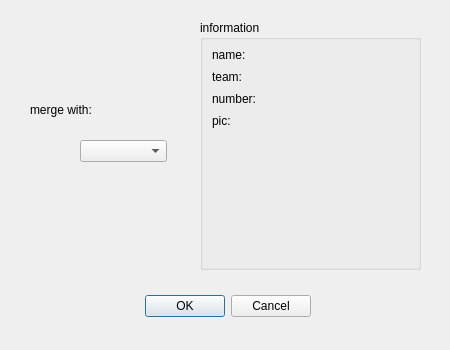
<?xml version="1.0" encoding="UTF-8"?>
<ui version="4.0">
 <class>MergeDialog</class>
 <widget class="QDialog" name="MergeDialog">
  <property name="geometry">
   <rect>
    <x>0</x>
    <y>0</y>
    <width>450</width>
    <height>350</height>
   </rect>
  </property>
  <property name="windowTitle">
   <string>Dialog</string>
  </property>
  <widget class="QDialogButtonBox" name="buttonBox">
   <property name="geometry">
    <rect>
     <x>110</x>
     <y>290</y>
     <width>201</width>
     <height>32</height>
    </rect>
   </property>
   <property name="orientation">
    <enum>Qt::Horizontal</enum>
   </property>
   <property name="standardButtons">
    <set>QDialogButtonBox::Cancel|QDialogButtonBox::Ok</set>
   </property>
  </widget>
  <widget class="QLabel" name="label">
   <property name="geometry">
    <rect>
     <x>30</x>
     <y>100</y>
     <width>91</width>
     <height>20</height>
    </rect>
   </property>
   <property name="text">
    <string>merge with:</string>
   </property>
  </widget>
  <widget class="QComboBox" name="comboBox">
   <property name="geometry">
    <rect>
     <x>80</x>
     <y>140</y>
     <width>87</width>
     <height>22</height>
    </rect>
   </property>
  </widget>
  <widget class="QGroupBox" name="groupBox">
   <property name="geometry">
    <rect>
     <x>200</x>
     <y>20</y>
     <width>221</width>
     <height>250</height>
    </rect>
   </property>
   <property name="sizePolicy">
    <sizepolicy hsizetype="Fixed" vsizetype="Fixed">
     <horstretch>0</horstretch>
     <verstretch>0</verstretch>
    </sizepolicy>
   </property>
   <property name="title">
    <string>information</string>
   </property>
   <widget class="QLabel" name="label_2">
    <property name="geometry">
     <rect>
      <x>12</x>
      <y>27</y>
      <width>40</width>
      <height>16</height>
     </rect>
    </property>
    <property name="text">
     <string>name:</string>
    </property>
   </widget>
   <widget class="QLabel" name="label_4">
    <property name="geometry">
     <rect>
      <x>12</x>
      <y>49</y>
      <width>40</width>
      <height>16</height>
     </rect>
    </property>
    <property name="text">
     <string>team:</string>
    </property>
   </widget>
   <widget class="QLabel" name="label_name">
    <property name="geometry">
     <rect>
      <x>75</x>
      <y>27</y>
      <width>164</width>
      <height>16</height>
     </rect>
    </property>
    <property name="text">
     <string/>
    </property>
   </widget>
   <widget class="QLabel" name="label_team">
    <property name="geometry">
     <rect>
      <x>75</x>
      <y>49</y>
      <width>164</width>
      <height>16</height>
     </rect>
    </property>
    <property name="text">
     <string/>
    </property>
   </widget>
   <widget class="QLabel" name="label_6">
    <property name="geometry">
     <rect>
      <x>12</x>
      <y>71</y>
      <width>56</width>
      <height>16</height>
     </rect>
    </property>
    <property name="text">
     <string>number:</string>
    </property>
   </widget>
   <widget class="QLabel" name="label_number">
    <property name="geometry">
     <rect>
      <x>75</x>
      <y>71</y>
      <width>164</width>
      <height>16</height>
     </rect>
    </property>
    <property name="text">
     <string/>
    </property>
   </widget>
   <widget class="QLabel" name="label_picture">
    <property name="geometry">
     <rect>
      <x>50</x>
      <y>93</y>
      <width>150</width>
      <height>300</height>
     </rect>
    </property>
    <property name="text">
     <string/>
    </property>
   </widget>
   <widget class="QLabel" name="label_9">
    <property name="geometry">
     <rect>
      <x>12</x>
      <y>93</y>
      <width>32</width>
      <height>16</height>
     </rect>
    </property>
    <property name="text">
     <string>pic:</string>
    </property>
   </widget>
  </widget>
 </widget>
 <resources/>
 <connections>
  <connection>
   <sender>buttonBox</sender>
   <signal>accepted()</signal>
   <receiver>MergeDialog</receiver>
   <slot>accept()</slot>
   <hints>
    <hint type="sourcelabel">
     <x>248</x>
     <y>254</y>
    </hint>
    <hint type="destinationlabel">
     <x>157</x>
     <y>274</y>
    </hint>
   </hints>
  </connection>
  <connection>
   <sender>buttonBox</sender>
   <signal>rejected()</signal>
   <receiver>MergeDialog</receiver>
   <slot>reject()</slot>
   <hints>
    <hint type="sourcelabel">
     <x>316</x>
     <y>260</y>
    </hint>
    <hint type="destinationlabel">
     <x>286</x>
     <y>274</y>
    </hint>
   </hints>
  </connection>
 </connections>
</ui>
